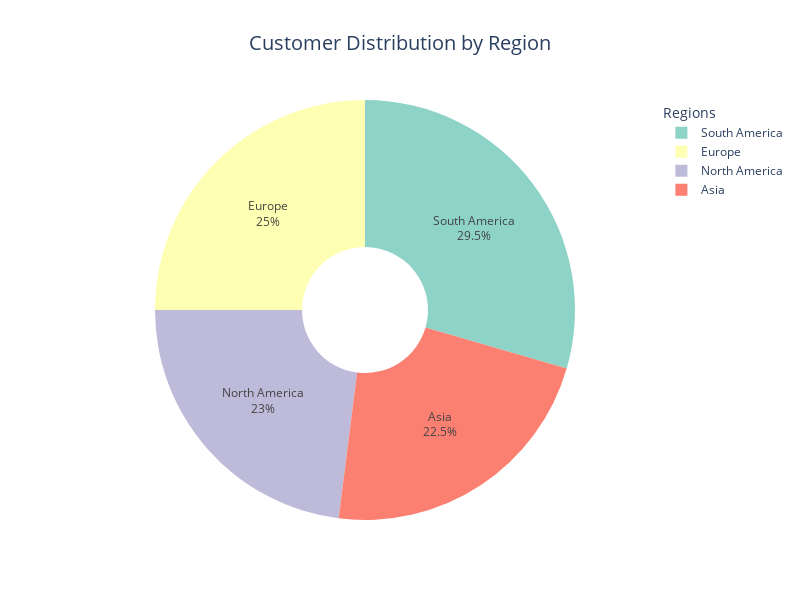

The code cell stored with this chart in its notebook:
### Markdown cell above
###  1. Customer Analysis

### Code cell
# 1. Customer Analysis
print("\nPerforming Customer Analysis...")

# Regional Distribution
fig_region = px.pie(customers, 
                    names='Region', 
                    title='Customer Distribution by Region',
                    color_discrete_sequence=px.colors.qualitative.Set3,
                    hole=0.3)
fig_region.update_traces(textposition='inside', textinfo='percent+label')
fig_region.update_layout(
    title_x=0.5,
    title_font_size=20,
    showlegend=True,
    legend_title="Regions",
    width=800,
    height=600
)

### Figure 1 — Plotly figure (JSON) as saved in the notebook; plotly's stock layout.template omitted (floating-point values rounded to 4 significant figures; data arrays with more than 128 entries replaced by an {"elided": "..."} marker saying what was removed)
{"data": [{"domain": {"x": [0, 1], "y": [0, 1]}, "hole": 0.3, "hovertemplate": "Region=%{label}<extra></extra>", "labels": {"elided": "200 str values"}, "legendgroup": "", "name": "", "showlegend": true, "textinfo": "percent+label", "textposition": "inside", "type": "pie"}], "layout": {"height": 600, "legend": {"title": {"text": "Regions"}, "tracegroupgap": 0}, "piecolorway": ["rgb(141,211,199)", "rgb(255,255,179)", "rgb(190,186,218)", "rgb(251,128,114)", "rgb(128,177,211)", "rgb(253,180,98)", "rgb(179,222,105)", "rgb(252,205,229)", "rgb(217,217,217)", "rgb(188,128,189)", "rgb(204,235,197)", "rgb(255,237,111)"], "showlegend": true, "title": {"font": {"size": 20}, "text": "Customer Distribution by Region", "x": 0.5}, "width": 800}}
